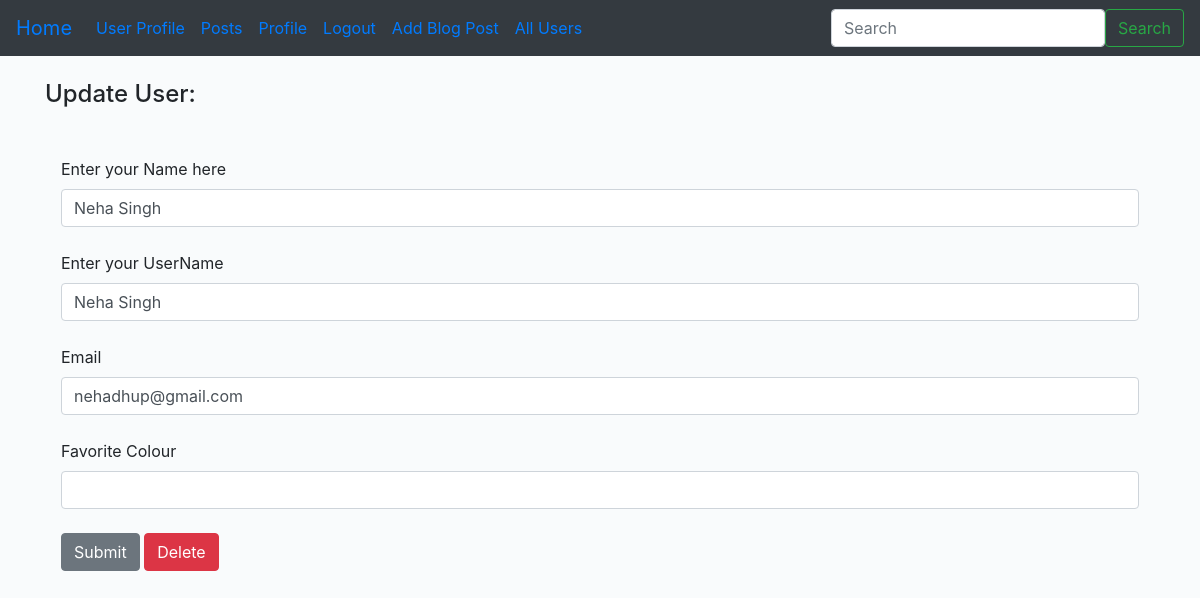
The app's page /update/3 (signed in) with its own data.
### app.py (models this page shows, shortened)
class Users(db.Model,UserMixin):
  id= db.Column(db.Integer,primary_key=True)
  username=db.Column(db.String(20),nullable=False,unique=True)
  name=db.Column(db.String(100),nullable=False)
  email=db.Column(db.String(100),nullable=False,unique=True)
  favorite_Colour=db.Column(db.String(100))
  date_added=db.Column(db.DateTime,default=datetime.utcnow)
  password_hash=db.Column(db.String(120))
  posts = db.relationship('Posts', foreign_keys=[Posts.poster_id], backref='poster', lazy=True)
  @property
  def password(self):
    raise AttributeError('Password is not Readable!')

### app.py (the view)
@app.route('/update/<int:id>', methods=['GET','POST'])
@login_required
def update(id):
  form=UserForm()
  name_to_update=Users.query.get_or_404(id)
  if request.method=='POST':
    name_to_update.name=request.form['name']
    name_to_update.email=request.form['email']
    name_to_update.favorite_Colour=request.form['favorite_Colour']
    name_to_update.username=request.form['username']
    try:
      db.session.commit()
      flash("User Updated Successfully!")
      return render_template("dash.html",form=form,name_to_update=name_to_update,id=id)
    except:
      flash("Error!!..Try again!!")
      return render_template("update.html",form=form,name_to_update=name_to_update)
  else:
     return render_template("update.html",form=form,name_to_update=name_to_update,id=id)

### app.py
class UserForm(FlaskForm):
   name= StringField ("Enter your Name here", validators=[DataRequired()])
   username= StringField ("Enter your UserName", validators=[DataRequired()])
   email= StringField ("Email", validators=[DataRequired()])
   favorite_Colour=StringField("Favorite Colour")
   password_hash=PasswordField('Password', validators=[DataRequired(),EqualTo('password_hash2',message="Passowrds mush match!")])
   password_hash2=PasswordField('Confirm Password',validators=[DataRequired()])
   submit= SubmitField("Submit")

class SearchForm(FlaskForm):
  searched=StringField("searched",validators=[DataRequired()])
  submit=SubmitField("Submit")

### app.py (called while the page is built)
@login_manager.user_loader
def load_user(user_id):
  return Users.query.get(int(user_id))

@app.context_processor
def base():
  form=SearchForm()
  return dict(form=form)

### templates/update.html (shortened to what this page needs)
{% extends 'base.html' %}
{% block content %}
{% if name %}
      <h2>Update User:</h2>
      <br><br></br>
      {% for our_user in our_users %}
            {{ our_user.id}}. {{ our_user.name}} - {{ our_user.email}} - {{ our_user.favorite_Colour}} <br>
      {% endfor %}
{% else %}
      <h4>Update User:</h4>
        <br/>
      {% if id== current_user.id %}
            <div class="shadow p-3 mb-5 bg-body rounded">
            <form  action="/update/{{ name_to_update.id }}" method="POST">
            {{ form.name.label(class="form-label") }}
            {{ form.name(class="form-control",value=name_to_update.name) }}
            <br/>
            {{ form.username.label(class="form-label") }}
            {{ form.username(class="form-control",value=name_to_update.name) }}
            <br/>
            {{ form.email.label(class="form-label") }}
            {{ form.email(class="form-control",value=name_to_update.email) }}
            <br/>
            {{ form.favorite_Colour.label(class="form-label") }}
            {{ form.favorite_Colour(class="form-control",value=name_to_update.favorite_Colour) }}
            <br/>
            {{ form.submit(class="btn btn-secondary") }}
            <a href="{{url_for('delete', id=id)}}" class="btn btn-danger">Delete</a>
            </form>
            </div>
            <br>
      {% endif %}
{% endif %}
{% endblock %}

### static/css/style.css (style rules this page uses)
body { background: #f9fbfcd6; }

### records on screen
Users: name "Neha Singh", username "Neha Singh", email "nehadhup@gmail.com"
